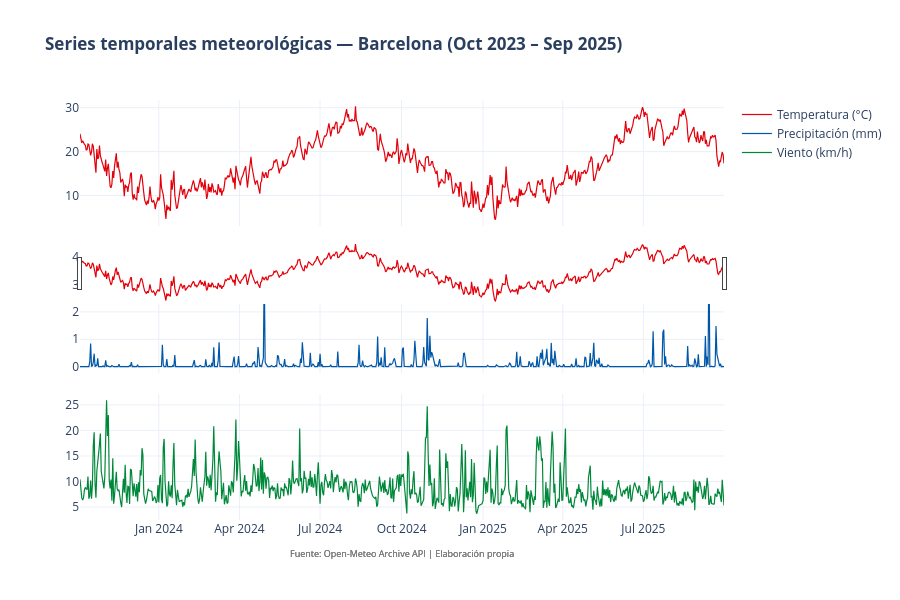

Notebook code cell kept with this figure:
### Markdown cell above
#### 4.3.3. Efecto Meteorológico

Las condiciones meteorológicas modulan la demanda de bicicletas sobre el patrón temporal base. Esta sección analiza la evolución de las cinco variables meteorológicas a lo largo del período y su relación con la tasa de ocupación del sistema.

### Code cell
meteo_vars = [c for c in ["temperature_2m","precipitation","wind_speed_10m",
                            "relative_humidity_2m","surface_pressure"] if c in df.columns]

if meteo_vars:
    meteo_daily = (df.groupby(df["hora"].dt.normalize().dt.tz_localize(None))
                     [meteo_vars].mean().reset_index())
    meteo_daily.columns = ["fecha"] + meteo_vars

    n_vars = min(3, len(meteo_vars))
    vars_plot = meteo_vars[:n_vars]
    labels_es = {"temperature_2m": "Temperatura (°C)",
                 "precipitation": "Precipitación (mm)",
                 "wind_speed_10m": "Viento (km/h)",
                 "relative_humidity_2m": "Humedad relativa (%)",
                 "surface_pressure": "Presión atmosférica (hPa)"}

    fig_m = make_subplots(rows=n_vars, cols=1, shared_xaxes=True,
                          vertical_spacing=0.05,
                          subplot_titles=[labels_es.get(v, v) for v in vars_plot])
    colors_meteo = [BICING_RED, "#0057A8", "#00883A"]

    for i, var in enumerate(vars_plot):
        fig_m.add_trace(
            go.Scatter(x=meteo_daily["fecha"], y=meteo_daily[var],
                       mode="lines", name=labels_es.get(var, var),
                       line=dict(color=colors_meteo[i], width=1.2)),
            row=i+1, col=1
        )

    fig_m.update_layout(
        title="<b>Series temporales meteorológicas — Barcelona (Oct 2023 – Sep 2025)</b>",
        height=600, template="plotly_white",
        xaxis=dict(rangeslider=dict(visible=True)),
        annotations=[dict(
            x=0.5, y=-0.1, xref="paper", yref="paper",
            text="Fuente: Open-Meteo Archive API | Elaboración propia",
            showarrow=False, font=dict(size=9, color="gray")
        )]
    )
    fig_m.show()

    n_hist = len(meteo_vars)
    fig_hist, axes_h = plt.subplots(1, n_hist, figsize=(5*n_hist, 4))
    if n_hist == 1: axes_h = [axes_h]

    for ax, var in zip(axes_h, meteo_vars):
        data_v = df[var].dropna()
        ax.hist(data_v, bins=50, color=BICING_RED, alpha=0.6, density=True, edgecolor="white")
        kde_x = np.linspace(data_v.min(), data_v.max(), 200)
        kde = stats.gaussian_kde(data_v.sample(min(10000, len(data_v)), random_state=42))
        ax.plot(kde_x, kde(kde_x), color="navy", linewidth=2)
        ax.set_title(labels_es.get(var, var), fontweight="bold")
        ax.set_xlabel(var)
        ax.set_ylabel("Densidad")

    plt.tight_layout()
    plt.show()
else:
    print("AVISO: Variables meteorológicas no disponibles en el dataset.")

### Figure 1 — Plotly figure (JSON) as saved in the notebook; plotly's stock layout.template omitted (floating-point values rounded to 4 significant figures; data arrays with more than 128 entries replaced by an {"elided": "..."} marker saying what was removed)
{"data": [{"line": {"color": "#E3000B", "width": 1.2}, "mode": "lines", "name": "Temperatura (°C)", "type": "scatter", "x": {"elided": "728 str values"}, "xaxis": "x", "y": {"elided": "728 float values"}, "yaxis": "y"}, {"line": {"color": "#0057A8", "width": 1.2}, "mode": "lines", "name": "Precipitación (mm)", "type": "scatter", "x": {"elided": "728 str values"}, "xaxis": "x2", "y": {"elided": "728 float values"}, "yaxis": "y2"}, {"line": {"color": "#00883A", "width": 1.2}, "mode": "lines", "name": "Viento (km/h)", "type": "scatter", "x": {"elided": "728 str values"}, "xaxis": "x3", "y": {"elided": "728 float values"}, "yaxis": "y3"}], "layout": {"annotations": [{"font": {"color": "gray", "size": 9}, "showarrow": false, "text": "Fuente: Open-Meteo Archive API | Elaboración propia", "x": 0.5, "xanchor": "center", "xref": "paper", "y": -0.1, "yanchor": "bottom", "yref": "paper"}, {"font": {"color": "gray", "size": 9}, "showarrow": false, "text": "Fuente: Open-Meteo Archive API | Elaboración propia", "x": 0.5, "xanchor": "center", "xref": "paper", "y": -0.1, "yanchor": "bottom", "yref": "paper"}, {"font": {"color": "gray", "size": 9}, "showarrow": false, "text": "Fuente: Open-Meteo Archive API | Elaboración propia", "x": 0.5, "xanchor": "center", "xref": "paper", "y": -0.1, "yanchor": "bottom", "yref": "paper"}], "height": 600, "title": {"text": "<b>Series temporales meteorológicas — Barcelona (Oct 2023 – Sep 2025)</b>"}, "xaxis": {"anchor": "y", "domain": [0.0, 1.0], "matches": "x3", "rangeslider": {"visible": true}, "showticklabels": false}, "xaxis2": {"anchor": "y2", "domain": [0.0, 1.0], "matches": "x3", "showticklabels": false}, "xaxis3": {"anchor": "y3", "domain": [0.0, 1.0]}, "yaxis": {"anchor": "x", "domain": [0.7, 1.0]}, "yaxis2": {"anchor": "x2", "domain": [0.35, 0.65]}, "yaxis3": {"anchor": "x3", "domain": [0.0, 0.3]}}}
